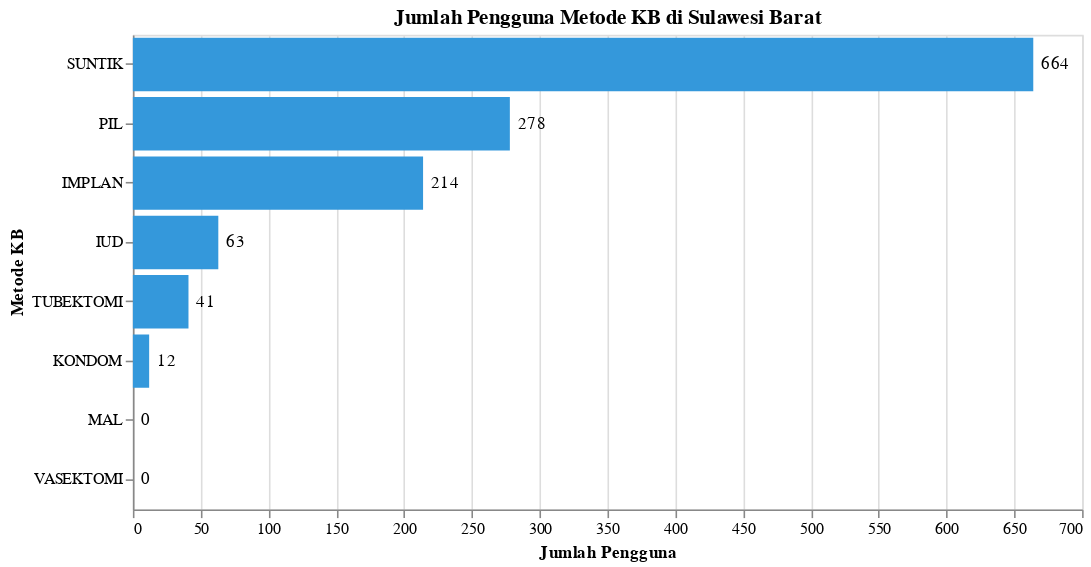

Notebook cell for this chart:
### Code cell
import polars as pl
import altair as alt

# Membuat DataFrame Polars
data = pl.DataFrame({
    "PROVINSI": ["SULAWESI BARAT"] * 8,
    "METODE_KB": ["SUNTIK", "PIL", "IMPLAN", "IUD", "TUBEKTOMI", "KONDOM", "MAL", "VASEKTOMI"],
    "JUMLAH": [664, 278, 214, 63, 41, 12, 0, 0]
})

# Menghitung total jumlah pengguna
total_jumlah = data["JUMLAH"].sum()

# Menambahkan kolom persentase (dengan 2 angka desimal)
data = data.with_columns(
    (pl.col("JUMLAH") / total_jumlah * 100).round(2).alias("PERSENTASE")
)

# Mengurutkan data berdasarkan jumlah secara descending
sorted_data = data.sort("JUMLAH", descending=True)

# Konversi ke Pandas DataFrame karena Altair bekerja dengan Pandas
sorted_df = sorted_data.to_pandas()

# Membuat grafik batang horizontal dengan Altair
chart = (
    alt.Chart(sorted_df)
    .mark_bar(color=warna_biru)
    .encode(
        y=alt.Y("METODE_KB:N", title="Metode KB", sort="-x"),  # Sumbu Y: Metode KB, diurutkan berdasarkan jumlah
        x=alt.X("JUMLAH:Q", title="Jumlah Pengguna"),         # Sumbu X: Jumlah pengguna
        tooltip=[
            alt.Tooltip("METODE_KB", title="Metode KB"),
            alt.Tooltip("JUMLAH", title="Jumlah"),
            alt.Tooltip("PERSENTASE", title="Persentase (%)", format=".2f")  # Format 2 angka desimal
        ]
    )
    .properties(
        width=600,                                            # Lebar grafik
        height=300,                                           # Tinggi grafik
        title="Jumlah Pengguna Metode KB di Sulawesi Barat"   # Judul grafik
    )
)

# Menambahkan label di ujung batang
text = (
    alt.Chart(sorted_df)
    .mark_text(align="left", baseline="middle", dx=5)  # dx=5 untuk memberi jarak antara batang dan teks
    .encode(
        y=alt.Y("METODE_KB:N", sort="-x"),             # Sumbu Y: Metode KB, diurutkan berdasarkan jumlah
        x=alt.X("JUMLAH:Q"),                           # Sumbu X: Jumlah pengguna
        text="JUMLAH:Q"                                # Teks: Nilai jumlah pengguna
    )
)

# Menggabungkan grafik batang dan label
final_chart = chart + text

# Menampilkan grafik
final_chart.show()

### Figure 1 — Vega-Lite specification as saved in the notebook (floating-point values rounded to 4 significant figures)
{"config": {"view": {"continuousWidth": 300, "continuousHeight": 300}}, "layer": [{"mark": {"type": "bar", "color": "#3498db"}, "encoding": {"tooltip": [{"field": "METODE_KB", "title": "Metode KB", "type": "nominal"}, {"field": "JUMLAH", "title": "Jumlah", "type": "quantitative"}, {"field": "PERSENTASE", "format": ".2f", "title": "Persentase (%)", "type": "quantitative"}], "x": {"field": "JUMLAH", "title": "Jumlah Pengguna", "type": "quantitative"}, "y": {"field": "METODE_KB", "sort": "-x", "title": "Metode KB", "type": "nominal"}}, "title": "Jumlah Pengguna Metode KB di Sulawesi Barat"}, {"mark": {"type": "text", "align": "left", "baseline": "middle", "dx": 5}, "encoding": {"text": {"field": "JUMLAH", "type": "quantitative"}, "x": {"field": "JUMLAH", "type": "quantitative"}, "y": {"field": "METODE_KB", "sort": "-x", "type": "nominal"}}}], "data": {"name": "data-d3a96d7ac43fb93b2a83984ed9695ea2"}, "height": 300, "width": 600, "$schema": "https://vega.github.io/schema/vega-lite/v5.20.1.json", "datasets": {"data-d3a96d7ac43fb93b2a83984ed9695ea2": [{"PROVINSI": "SULAWESI BARAT", "METODE_KB": "SUNTIK", "JUMLAH": 664, "PERSENTASE": 52.2}, {"PROVINSI": "SULAWESI BARAT", "METODE_KB": "PIL", "JUMLAH": 278, "PERSENTASE": 21.86}, {"PROVINSI": "SULAWESI BARAT", "METODE_KB": "IMPLAN", "JUMLAH": 214, "PERSENTASE": 16.82}, {"PROVINSI": "SULAWESI BARAT", "METODE_KB": "IUD", "JUMLAH": 63, "PERSENTASE": 4.95}, {"PROVINSI": "SULAWESI BARAT", "METODE_KB": "TUBEKTOMI", "JUMLAH": 41, "PERSENTASE": 3.22}, {"PROVINSI": "SULAWESI BARAT", "METODE_KB": "KONDOM", "JUMLAH": 12, "PERSENTASE": 0.94}, {"PROVINSI": "SULAWESI BARAT", "METODE_KB": "MAL", "JUMLAH": 0, "PERSENTASE": 0.0}, {"PROVINSI": "SULAWESI BARAT", "METODE_KB": "VASEKTOMI", "JUMLAH": 0, "PERSENTASE": 0.0}]}}
